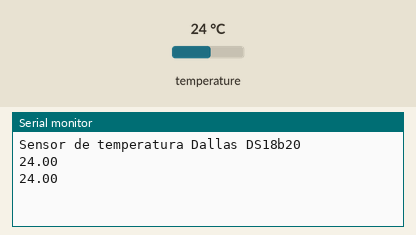
This sketch was run on a simulated Arduino Uno, built with avr-gcc and run on an emulated ATmega328P. On the bench: the last lines printed to the serial monitor. The inputs (shaded band) are chosen by the test bench; at power-on: temperature 24 °C.

Above: at 2.4 s.
2.5 s: temperature set to 12 °C
At 3.2 s:
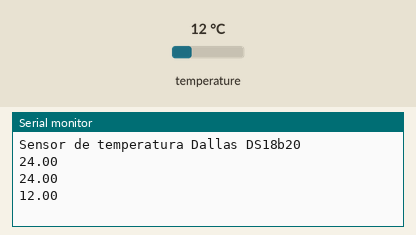
4.0 s: temperature set to 19 °C
At 4.9 s:
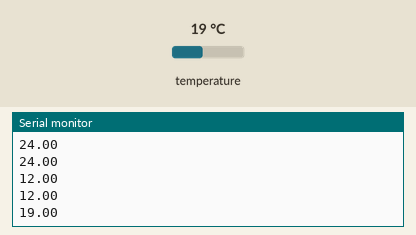
Timing chart, 0 to 7.0 s (numbered marks = the images above; inputs shaded):
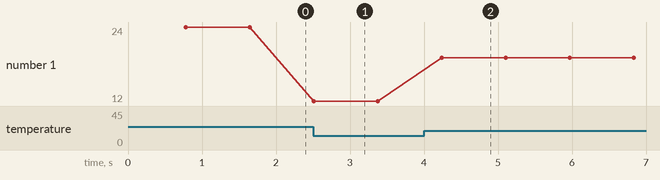

Measured:
- after the input at 2.5 s, the serial monitor: prints a new line at once (image 1)
- after the input at 4.0 s, the serial monitor: prints a new line after 0.24 s (image 2)
- plotted number 1: 24 → 12 after the input at 2.5 s, 12 → 19 after the input at 4.0 s

The sketch:

temperatura.ino
```cpp
#include <OneWire.h>
#include <DallasTemperature.h>
#include <Wire.h>  //Vem no Arduino já


#define ONE_WIRE_BUS 4 //variavel do pino que esta plugado o Sensor de Temperatura


//Instacia o Objeto oneWire e Seta o pino do Sensor para iniciar as leituras
OneWire oneWire(ONE_WIRE_BUS);

// Pass our oneWire reference to Dallas Temperature.
//Repassa as referencias do oneWire para o Sensor Dallas (DS18B20)
DallasTemperature temperature_sensor(&oneWire);


void setup(void)
{
  //Inicia a Serial
  Serial.begin(9600);
  Serial.println("Sensor de temperatura Dallas DS18b20");
  //Inicia o objeto da biblioteca do Dallas
  temperature_sensor.begin();

}

void loop(void)
{
  //Envia o comando para obter temperaturas
  temperature_sensor.requestTemperatures();
 // A temperatura em Celsius para o dispositivo 1 no índice 0 (é possivel ligar varios sensores usando a mesma porta do arduino)
  float leitura=temperature_sensor.getTempCByIndex(0);
   //Imprime na serial a varivel que recebe os dados do Sensor
   Serial.println(leitura);


   delay(100);


}
```
